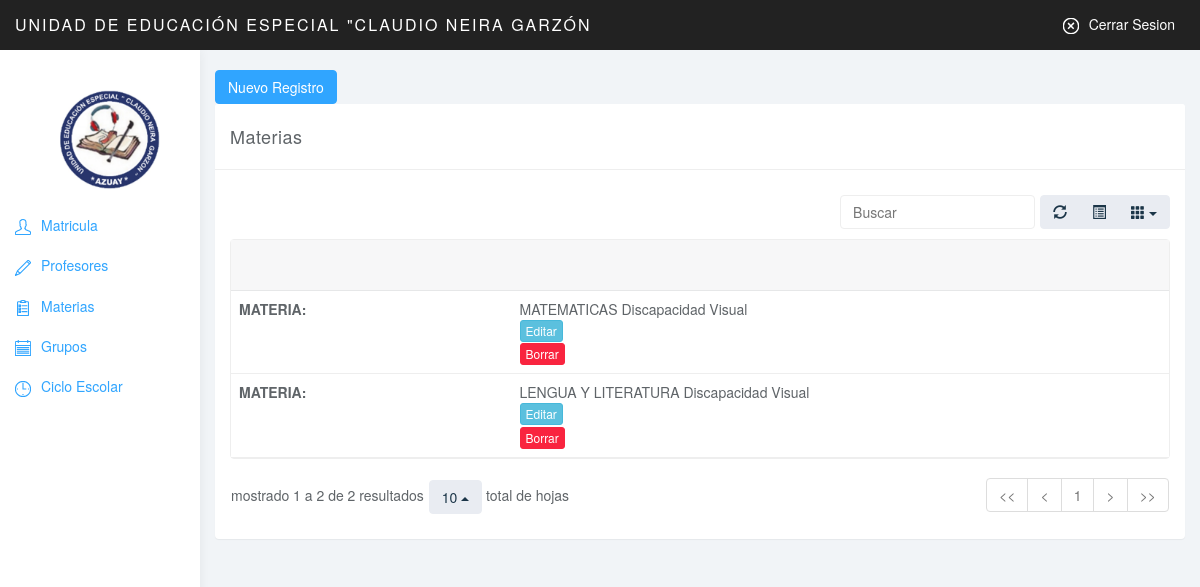
/admin/Materias/tabla.php (signed in), run on the app's committed database.
### tables this page shows
CREATE TABLE `materias` (
  `idmaterias` int(11) NOT NULL,
  `materia` varchar(45) DEFAULT NULL,
  `id_tipo` int(11) NOT NULL
);

CREATE TABLE `tipodegrupo` (
  `idtipodegrupo` int(11) NOT NULL,
  `tipodegrupo` varchar(45) DEFAULT NULL
);

### admin/conexion/Conexion.php (called while the page is built, shortened)
<?php
class Conexion
{
private static $instancia;
private $con;
private function __construct()
{
    try
    {
    $this->con = new PDO("mysql:host=localhost;dbname=sis_escolar",'root','');
    $this->con->exec("SET CHARSET SET UTF-8");
    }
    catch(PDOEception $e)
    {
        echo "Error:" . $e->getMessage();
        die();
  }
}
 public static function singleton_conexion()
    {
     if(!isset(self::$instancia))
     {
    self::$instancia = new $miclase;
    }
    return self::$instancia;
    }
public function prepare($sql)
{
return $this->con->prepare($sql);
}
}

### admin/Materias/Classe.php (called while the page is built, shortened)
<?php
require_once '../conexion/Conexion.php';
class Classe
{
    private $con;
    public function __construct()
    {
     $this->con = Conexion::singleton_conexion();
    }
    public function get_mat($id = null)
    {
        try
        {
    $sql = "SELECT * FROM materias inner join tipodegrupo on tipodegrupo.idtipodegrupo=materias.id_tipo";
        $consulta = $this->con->prepare($sql);
         $consulta->execute();
        $this->con = null;
        if($consulta->rowCount() > 0){
         return $consulta;
        }else{
            return $consulta;
        }
        }catch(PDOExeption $e){
            print "Error:" . $e->getmessage();
        }
  }
}

### admin/Materias/tabla.php (the view, shortened to what this page needs)
<?php
include_once 'Classe.php';
$usu1 = new Classe();
if(isset($_GET['id'])){
$id=$_GET['id'];
$datos = $usu1->get_mat_tipo($id);
}else{
	$datos = $usu1->get_mat(null);
}
?>
<!DOCTYPE html>
<html>
<head>
<link href="../css/bootstrap.min.css" rel="stylesheet">
<link href="../css/datepicker3.css" rel="stylesheet">
<link href="../css/bootstrap-table.css" rel="stylesheet">
<link href="../css/styles.css" rel="stylesheet">
</head>
<body>
	<nav class="navbar navbar-inverse navbar-fixed-top" role="navigation">
		<div class="container-fluid">
			<div class="navbar-header">
				<a class="navbar-brand" href="../index.php">Unidad de Educación Especial "Claudio Neira Garzón</a>
				<ul class="user-menu">
					<li class="dropdown pull-right">
                    <a href="../../Login/logout.php"><svg class="glyph stroked cancel"<?php echo $_SESSION['login']; ?>><use xlink:href="#stroked-cancel"></use></svg>Cerrar Sesion</a>
					</li>
				</ul>
			</div>
		</div>
	</nav>
	<div id="sidebar-collapse" class="col-sm-3 col-lg-2 sidebar">
	<br>
    <br>
    <div class="form-group">
            <img class="logo" src="../../front/img/logo.png"></img>
        </div>
			<?php
include_once '../menu/menu.php';
?>
	</div>
	<div class="col-sm-9 col-sm-offset-3 col-lg-10 col-lg-offset-2 main">
	<br>
		<div class="row">
			<div class="col-lg-12">
				<a type="button" href="form.php" class="btn btn-primary">Nuevo Registro</a>
			</div>
		</div>
		<div class="row">
			<div class="col-lg-12">
				<div class="panel panel-default">
					<div class="panel-heading">Materias</div>
					<div class="panel-body">
						<table data-toggle="table"   data-show-refresh="true" data-show-toggle="true" data-show-columns="true" data-search="true" data-select-item-name="toolbar1" data-pagination="true" data-sort-name="name" data-sort-order="desc">
						    <thead>
						    <tr>
						    </tr>
						    </thead>
							 <tbody>
							 <?php
								while($fila = $datos->fetchObject()){
									?>
									<tr>
										<td>
											<div class="card-view">
                                                <span class="title" style="">MATERIA:</span>
                                                <span class="value"> <?php echo $fila->materia; ?> <?php echo $fila->tipodegrupo; ?></span>
                                            </div>
										<div class="card-view">
                                                <span><a href="form.php?id=<?php echo $fila->idmaterias; ?> " class="btn btn-info btn-xs"> <i class="fa fa-pencil"></i>Editar</a></span>
                                            </div>
										<div class="card-view">
                                                <span><a href="borrar.php?id=<?php echo $fila->idmaterias; ?>" class="btn btn-danger btn-xs ask" ><i class="fa fa-trash-o"></i>Borrar</a></span>
                                            </div>
                                        </td>
									</tr>
									<?php
								}
								?>
                          </tbody>
						</table>
					</div>
				</div>
			</div>
		</div>
	</div>
</body>
</html>

### admin/css/styles.css (style rules this page uses)
body { background: #f1f4f7; padding-top: 50px; color: #5f6468; }
a, a:hover, a:focus { color: #30a5ff; }
.navbar-header .navbar-brand { color: #fff; font-size: 16px; text-transform: uppercase; font-weight: 500; letter-spacing: 2px; }
.btn-primary, .btn-primary:hover, .btn-primary:focus, .btn-primary:active, .btn-primary.active, .open > .dropdown-toggle.btn-primary, .btn-primary.disabled, .btn-primary[disabled], fieldset[disabled] .btn-primary, .btn-primary.disabled:hover, .btn-primary[disabled]:hover, fieldset[disabled] .btn-primary:hover, .btn-primary.disabled:focus, .btn-primary[disabled]:focus, fieldset[disabled] .btn-primary:focus, .btn-primary.disabled:active, .btn-primary[disabled]:active, fieldset[disabled] .btn-primary:active, .btn-primary.disabled.active, .btn-primary[disabled].active, fieldset[disabled] .btn-primary.active { background-color: #30a5ff; border-color: #30a5ff; }
.btn-danger, .btn-danger:hover, .btn-danger:focus, .btn-danger:active, .btn-danger.active, .open > .dropdown-toggle.btn-danger, .btn-danger.disabled, .btn-danger[disabled], fieldset[disabled] .btn-danger, .btn-danger.disabled:hover, .btn-danger[disabled]:hover, fieldset[disabled] .btn-danger:hover, .btn-danger.disabled:focus, .btn-danger[disabled]:focus, fieldset[disabled] .btn-danger:focus, .btn-danger.disabled:active, .btn-danger[disabled]:active, fieldset[disabled] .btn-danger:active, .btn-danger.disabled.active, .btn-danger[disabled].active, fieldset[disabled] .btn-danger.active { background-color: #f9243f; border-color: #f9243f; }
.panel { border: 0; }
.panel-heading { font-size: 18px; font-weight: 300; letter-spacing: 0.025em; height: 66px; line-height: 45px; }
.panel-default .panel-heading { background: #fff; border-bottom: 1px solid #eee; color: #5f6468; }
.navbar { border: 0; }
.user-menu { display: inline-block; margin-top: 14px; margin-right: 10px; float: right; list-style: none; padding: 0; }
.user-menu a { color: #fff; }
.sidebar { display: block; background-color: #fff; padding: 0; display: none; }
@media (min-width: 768px) { .sidebar { display: block; position: fixed; top: 50px; bottom: 0; left: 0; z-index: 1000; display: block; margin: 0; padding: 0; overflow-x: hidden; overflow-y: auto; background-color: #fff; box-shadow: 1px 0px 10px rgba(0, 0, 0, .05); } }
@media (min-width: 768px) { .navbar-header { width: 100%; } }
.table { background: #fff; }
.sidebar .glyph, .user-menu .glyph { height: 16px; width: 16px; margin: 0 10px 0 0; stroke-width: 3px; }
.user-menu .glyph { stroke-width: 4px; }
.logo { width: 100px; height: 100px; margin-left: 30%; margin-top: 0%; }

### data on the page
materias: materia "MATEMATICAS", id_tipo.tipodegrupo "Discapacidad Visual"
materias: materia "LENGUA Y LITERATURA", id_tipo.tipodegrupo "Discapacidad Visual"
